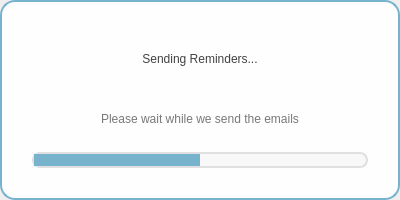
<?xml version="1.0" encoding="UTF-8"?>
<ui version="4.0">
 <class>LoadingOverlay</class>
 <widget class="QWidget" name="LoadingOverlay">
  <property name="geometry">
   <rect>
    <x>0</x>
    <y>0</y>
    <width>400</width>
    <height>200</height>
   </rect>
  </property>
  <property name="minimumSize">
   <size>
    <width>400</width>
    <height>200</height>
   </size>
  </property>
  <property name="maximumSize">
   <size>
    <width>400</width>
    <height>200</height>
   </size>
  </property>
  <property name="styleSheet">
   <string notr="true"/>
  </property>
  <layout class="QVBoxLayout" name="verticalLayout">
   <property name="spacing">
    <number>20</number>
   </property>
   <property name="leftMargin">
    <number>0</number>
   </property>
   <property name="topMargin">
    <number>0</number>
   </property>
   <property name="rightMargin">
    <number>0</number>
   </property>
   <property name="bottomMargin">
    <number>0</number>
   </property>
   <item>
    <widget class="QFrame" name="laodingFrame">
     <property name="styleSheet">
      <string notr="true">#laodingFrame{
    background-color:rgb(254, 254, 254);
    border-radius: 15px;
    border: 2px solid #78B3CE;
}</string>
     </property>
     <property name="frameShape">
      <enum>QFrame::StyledPanel</enum>
     </property>
     <property name="frameShadow">
      <enum>QFrame::Raised</enum>
     </property>
     <layout class="QVBoxLayout" name="verticalLayout_2">
      <property name="leftMargin">
       <number>30</number>
      </property>
      <property name="topMargin">
       <number>30</number>
      </property>
      <property name="rightMargin">
       <number>30</number>
      </property>
      <property name="bottomMargin">
       <number>30</number>
      </property>
      <item>
       <widget class="QLabel" name="loadingText">
        <property name="styleSheet">
         <string notr="true">font: 81 16pt &quot;Montserrat ExtraBold&quot;;
color: rgb(66, 66, 66);
qproperty-alignment: AlignCenter;</string>
        </property>
        <property name="text">
         <string>Sending Reminders...</string>
        </property>
        <property name="alignment">
         <set>Qt::AlignCenter</set>
        </property>
       </widget>
      </item>
      <item>
       <widget class="QLabel" name="loadingSubtext">
        <property name="styleSheet">
         <string notr="true">font: 57 12pt &quot;Montserrat Medium&quot;;
color: rgb(120, 120, 120);
qproperty-alignment: AlignCenter;</string>
        </property>
        <property name="text">
         <string>Please wait while we send the emails</string>
        </property>
        <property name="alignment">
         <set>Qt::AlignCenter</set>
        </property>
       </widget>
      </item>
      <item>
       <widget class="QProgressBar" name="progressBar">
        <property name="styleSheet">
         <string notr="true">QProgressBar {
    border: 2px solid #E0E0E0;
    border-radius: 8px;
    background-color: #F8F8F8;
    height: 12px;
}

QProgressBar::chunk {
    background-color: #78B3CE;
    border-radius: 8px;
}</string>
        </property>
        <property name="minimum">
         <number>0</number>
        </property>
        <property name="maximum">
         <number>0</number>
        </property>
        <property name="value">
         <number>-1</number>
        </property>
        <property name="textVisible">
         <bool>false</bool>
        </property>
       </widget>
      </item>
     </layout>
    </widget>
   </item>
  </layout>
 </widget>
 <resources>
  <include location="../resource.qrc"/>
 </resources>
 <connections/>
</ui>
